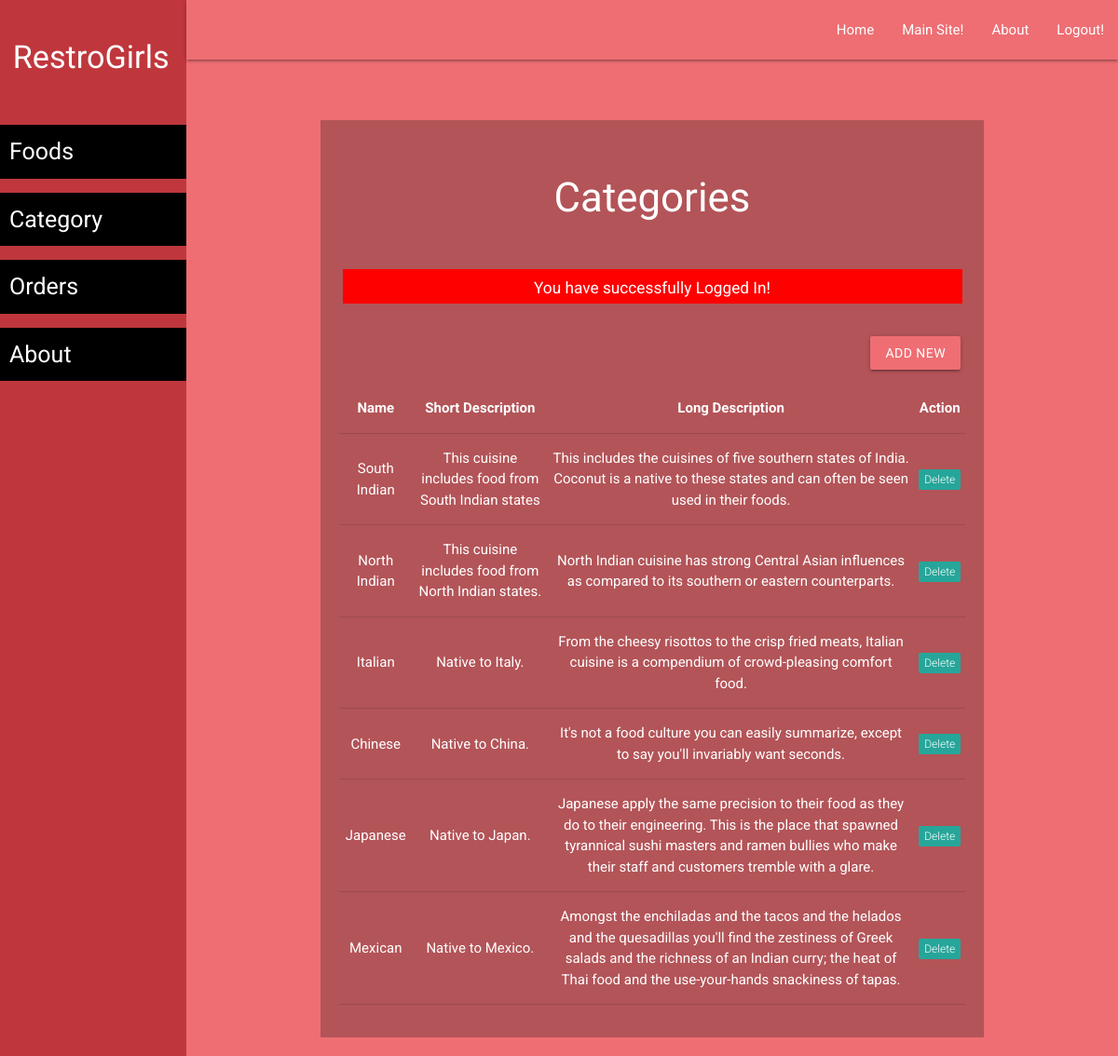
The app's page /admin/category-list.php (signed in) with its own data.
### tables this page shows
CREATE TABLE `categories` (
  `id` int(11) NOT NULL,
  `name` varchar(250) NOT NULL,
  `short_desc` varchar(250) NOT NULL,
  `long_desc` varchar(500) NOT NULL
);

### admin/category-list.php (the view, shortened to what this page needs)
<?php require('layout/header.php'); ?>
<?php require('layout/left-sidebar-long.php'); ?>
<?php require('layout/topnav.php'); ?>
<?php require('layout/left-sidebar-short.php'); ?>
<?php
require('../backends/connection-pdo.php');
$sql = 'SELECT * FROM categories';
$query  = $pdoconn->prepare($sql);
$query->execute();
$arr_all = $query->fetchAll(PDO::FETCH_ASSOC);
?>
<div class="section white-text" style="background: #B35458;">
	<div class="section">
		<h3>Categories</h3>
	</div>
  <?php
    if (isset($_SESSION['msg'])) {
        echo '<div class="section center" style="margin: 5px 35px;"><div class="row" style="background: red; color: white;">
        <div class="col s12">
            <h6>'.$_SESSION['msg'].'</h6>
            </div>
        </div></div>';
    }
    ?>
	<div class="section right" style="padding: 15px 25px;">
		<a href="category-add.php" class="waves-effect waves-light btn">Add New</a>
	</div>
	<div class="section center" style="padding: 20px;">
		<table class="centered responsive-table">
        <thead>
          <tr>
              <th>Name</th>
              <th>Short Description</th>
              <th>Long Description</th>
              <th>Action</th>
          </tr>
        </thead>
        <tbody>
          <?php
            foreach ($arr_all as $key) {
          ?>
          <tr>
            <td><?php echo $key['name']; ?></td>
            <td><?php echo $key['short_desc']; ?></td>
            <td><?php echo $key['long_desc']; ?></td>
            <td><a href="../backends/admin/cat-delete.php?id=<?php echo $key['id']; ?>"><span class="new badge" data-badge-caption="">Delete</span></a></td>
          </tr>
          <?php } ?>
        </tbody>
      </table>
	</div>
</div>
<?php require('layout/footer.php'); ?>

### admin/layout/header.php (shortened to what this page needs)
<!DOCTYPE html>
<html lang="en">
<head>
    <link rel="stylesheet" href="../css/form-style.css">
    <link rel="stylesheet" href="https://cdnjs.cloudflare.com/ajax/libs/materialize/1.0.0/css/materialize.css">
</head>
<body>

### admin/layout/left-sidebar-long.php
<div class="row">
			<div class="col s2 left-sidebar" id="left-sidebar">
				<div class="row">
					<div class="col">
						<h4 class="heading-name">RestroGirls</h4>
					</div>
				</div>
				<ul class="nav nav-sidebar list-group">
				    <li class="list-group-item active"><a href="food-list.php">Foods </a></li>
				    <li class="list-group-item"><a href="category-list.php">Category</a></li>
				    <li class="list-group-item"><a href="order-list.php">Orders</a></li>
				    <li class="list-group-item modal-trigger" data-target="modal1"><a href="#">About</a></li>
				  </ul>
			</div>

### admin/layout/topnav.php (shortened to what this page needs)
<div class="col s10" id="topnav">
				<nav>
				    <div class="nav-wrapper">
				      <ul class="right hide-on-med-and-down">
				        <li><a href="dashboard.php">Home</a></li>
				        <li><a href="../">Main Site!</a></li>
				        <li data-target="modal1" class="modal-trigger"><a href="#">About</a></li>
				        <li><a href="logout.php">Logout!</a></li>
				      </ul>
				    </div>
				  </nav>

### admin/layout/left-sidebar-short.php (shortened to what this page needs)
<div class="container">
		<div class="row maincontent">
			<div class="col s12 center">

### admin/layout/footer.php (shortened to what this page needs)
					</div>
				</div>
		</div>
			</div>
		</div>
</body>
</html>

### css/form-style.css (style rules this page uses)
body { background: #ee6e73; font-family: "Roboto", sans-serif; -webkit-font-smoothing: antialiased; -moz-osx-font-smoothing: grayscale; }
.btn, .btn:active, .btn:hover { background: #ee6e73 !important; width: 100%; }
.left-sidebar { height: 100vh; background-color: #bf373d; }
.row { margin-bottom: 0 !important; }
.col { padding: 0 !important; }
.heading-name { padding-left: 25px; font-style: bold; color: white; padding-top: 20px; }
li.list-group-item a { color: white; }
li.list-group-item { margin-bottom: 15px; cursor: pointer; }
.list-group-item { background-color: black; font-style: bold; font-size: 25px; padding: 10px; color: #fff; }
.nav.nav-sidebar.list-group { margin-top: 40px; }
.maincontent { margin-top: 45px; padding: 20px 5px; }

### records on screen
categories: name "South Indian", short_desc "This cuisine includes food from South Indian states", long_desc "This includes the cuisines of five southern states of India. Coconut is a native to these states and can often be seen used in their foods."
categories: name "North Indian", short_desc "This cuisine includes food from North Indian states.", long_desc "North Indian cuisine has strong Central Asian influences as compared to its southern or eastern counterparts."
categories: name "Italian", short_desc "Native to Italy.", long_desc "From the cheesy risottos to the crisp fried meats, Italian cuisine is a compendium of crowd-pleasing comfort food."
categories: name "Chinese", short_desc "Native to China.", long_desc "It's not a food culture you can easily summarize, except to say you'll invariably want seconds."
categories: name "Japanese", short_desc "Native to Japan.", long_desc "Japanese apply the same precision to their food as they do to their engineering. This is the place that spawned tyrannical sushi masters and ramen bullies who make their staff and customers tremble with a glare."
categories: name "Mexican", short_desc "Native to Mexico.", long_desc "Amongst the enchiladas and the tacos and the helados and the quesadillas you'll find the zestiness of Greek salads and the richness of an Indian curry; the heat of Thai food and the use-your-hands snackiness of tapas."

### other values on screen
$_SESSION['msg'] "You have successfully Logged In!"
